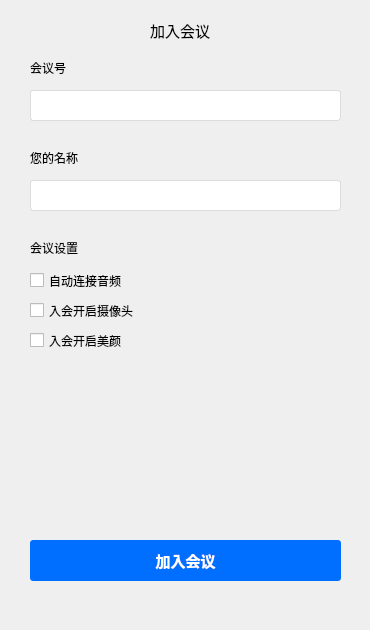
<?xml version="1.0" encoding="UTF-8"?>
<ui version="4.0">
 <class>widgetjion</class>
 <widget class="QWidget" name="widgetjion">
  <property name="geometry">
   <rect>
    <x>0</x>
    <y>0</y>
    <width>370</width>
    <height>630</height>
   </rect>
  </property>
  <property name="sizeIncrement">
   <size>
    <width>470</width>
    <height>630</height>
   </size>
  </property>
  <property name="windowTitle">
   <string>Form</string>
  </property>
  <widget class="QLabel" name="label">
   <property name="geometry">
    <rect>
     <x>150</x>
     <y>10</y>
     <width>91</width>
     <height>41</height>
    </rect>
   </property>
   <property name="font">
    <font>
     <pointsize>11</pointsize>
    </font>
   </property>
   <property name="text">
    <string>加入会议</string>
   </property>
  </widget>
  <widget class="QLabel" name="label_2">
   <property name="geometry">
    <rect>
     <x>30</x>
     <y>60</y>
     <width>72</width>
     <height>16</height>
    </rect>
   </property>
   <property name="text">
    <string>会议号</string>
   </property>
  </widget>
  <widget class="QLineEdit" name="lineEdit">
   <property name="geometry">
    <rect>
     <x>30</x>
     <y>90</y>
     <width>311</width>
     <height>31</height>
    </rect>
   </property>
   <property name="styleSheet">
    <string notr="true">border-top:1px  solid;border-bottom:1px  solid;border-left:1px  solid;border-right: 1px  solid;
border-color: rgb(220,220,220);
border-radius:3px;</string>
   </property>
  </widget>
  <widget class="QFrame" name="frame">
   <property name="geometry">
    <rect>
     <x>-10</x>
     <y>-10</y>
     <width>411</width>
     <height>661</height>
    </rect>
   </property>
   <property name="styleSheet">
    <string notr="true">#frame{
background-image: url(:/image/Snipaste_2021-05-11_09-33-43.png);}</string>
   </property>
   <property name="frameShape">
    <enum>QFrame::StyledPanel</enum>
   </property>
   <property name="frameShadow">
    <enum>QFrame::Raised</enum>
   </property>
   <widget class="QLabel" name="label_3">
    <property name="geometry">
     <rect>
      <x>40</x>
      <y>160</y>
      <width>72</width>
      <height>15</height>
     </rect>
    </property>
    <property name="text">
     <string>您的名称</string>
    </property>
   </widget>
   <widget class="QLineEdit" name="lineEdit_2">
    <property name="geometry">
     <rect>
      <x>40</x>
      <y>190</y>
      <width>311</width>
      <height>31</height>
     </rect>
    </property>
    <property name="styleSheet">
     <string notr="true">border-top:1px  solid;border-bottom:1px  solid;border-left:1px  solid;border-right: 1px  solid;
border-color: rgb(220,220,220);
border-radius:3px;</string>
    </property>
   </widget>
   <widget class="QLabel" name="label_4">
    <property name="geometry">
     <rect>
      <x>40</x>
      <y>250</y>
      <width>72</width>
      <height>15</height>
     </rect>
    </property>
    <property name="text">
     <string>会议设置</string>
    </property>
   </widget>
   <widget class="QCheckBox" name="checkBox">
    <property name="geometry">
     <rect>
      <x>40</x>
      <y>280</y>
      <width>131</width>
      <height>21</height>
     </rect>
    </property>
    <property name="text">
     <string>自动连接音频</string>
    </property>
   </widget>
   <widget class="QCheckBox" name="checkBox_2">
    <property name="geometry">
     <rect>
      <x>40</x>
      <y>310</y>
      <width>141</width>
      <height>21</height>
     </rect>
    </property>
    <property name="text">
     <string>入会开启摄像头</string>
    </property>
   </widget>
   <widget class="QCheckBox" name="checkBox_3">
    <property name="geometry">
     <rect>
      <x>40</x>
      <y>340</y>
      <width>131</width>
      <height>21</height>
     </rect>
    </property>
    <property name="text">
     <string>入会开启美颜</string>
    </property>
   </widget>
   <widget class="QPushButton" name="pushButton">
    <property name="geometry">
     <rect>
      <x>40</x>
      <y>550</y>
      <width>311</width>
      <height>41</height>
     </rect>
    </property>
    <property name="font">
     <font>
      <family>宋体</family>
      <pointsize>11</pointsize>
      <weight>75</weight>
      <bold>true</bold>
     </font>
    </property>
    <property name="styleSheet">
     <string notr="true"> QPushButton {
background-color:rgb(0, 111, 255);
border-radius: 3px ;
color:white;
}
 QPushButton:hover { background-color: rgb(26, 140, 255); }</string>
    </property>
    <property name="text">
     <string>加入会议</string>
    </property>
   </widget>
  </widget>
  <zorder>frame</zorder>
  <zorder>label</zorder>
  <zorder>label_2</zorder>
  <zorder>lineEdit</zorder>
 </widget>
 <resources/>
 <connections/>
</ui>
